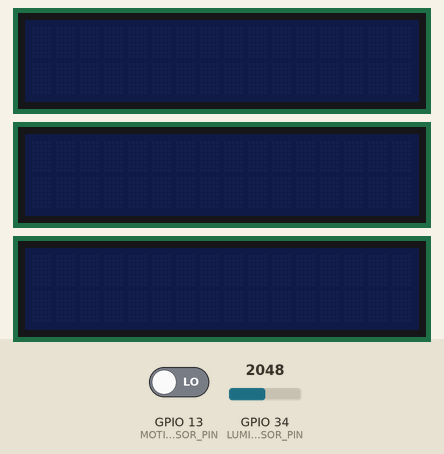
Simulated run of this sketch. Board: ESP32. Shown: 3 × 16×2 character LCD. The test bench sets the inputs (shaded band); at power-on: GPIO 34 (LUMINOSITY_SENSOR_PIN) = 2048, GPIO 13 (MOTION_SENSOR_PIN) LOW. What the sketch prints to the serial monitor is not drawn.

Above: at 2.0 s.
2.1 s: GPIO 34 (LUMINOSITY_SENSOR_PIN) set to 275
5.1 s: GPIO 34 (LUMINOSITY_SENSOR_PIN) set to 233
At 9.3 s:
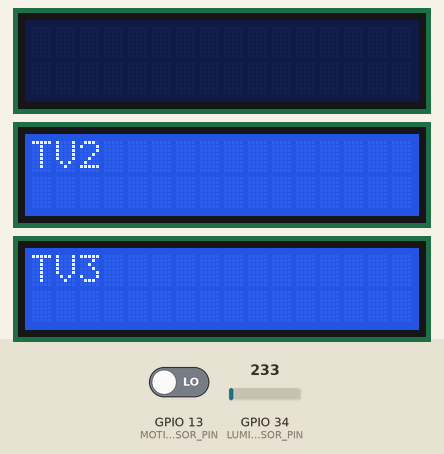
9.6 s: GPIO 13 (MOTION_SENSOR_PIN) driven HIGH
At 11.8 s:
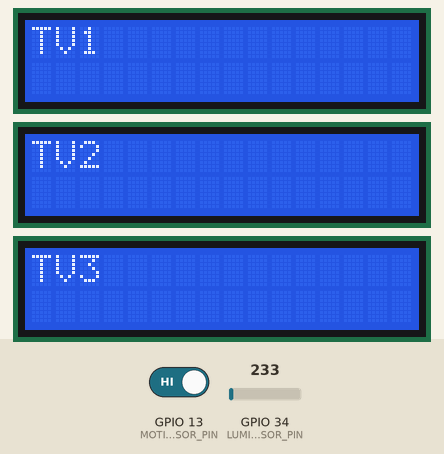
14.1 s: GPIO 13 (MOTION_SENSOR_PIN) driven LOW
At 14.9 s:
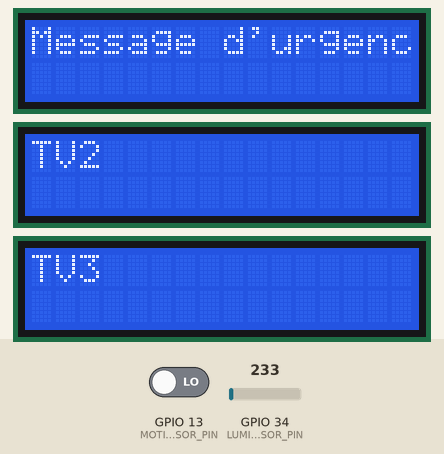
15.8 s: GPIO 34 (LUMINOSITY_SENSOR_PIN) set to 1228
At 19.6 s:
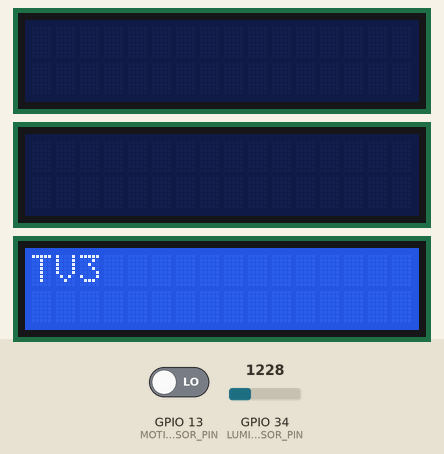
20.3 s: GPIO 13 (MOTION_SENSOR_PIN) driven HIGH
At 20.8 s:
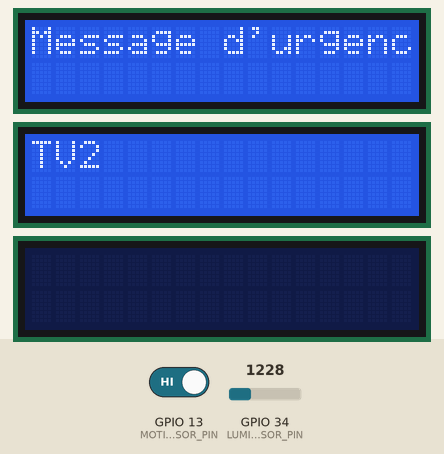
Timing chart, 0 to 23.3 s (numbered marks = the images above; inputs shaded):
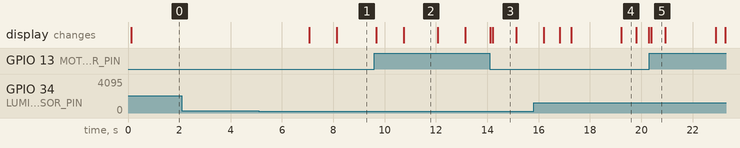

Measured:
- the behaviour switches between 251 and 250 on GPIO 34 (LUMINOSITY_SENSOR_PIN) (found by bisection; images 0 and 1)
- after the input at 2.1 s, every drawn part: stays the same
- after the input at 5.1 s, the display: first changes after 2.0 s (image 1 shows a later state)
- after the input at 9.6 s, the display: first changes after 0.08 s (image 2 shows a later state)
- after the input at 14.1 s, the display: first changes at once (image 3 shows a later state)
- after the input at 15.8 s, the display: first changes after 0.40 s (image 4 shows a later state)
- after the input at 20.3 s, the display: changes after 0.08 s (image 5)
- what the display in image 2 shows lasts 1.3 s, from 10.8 s to 12.1 s

The sketch:

sketch.ino
```cpp
#include <LiquidCrystal_I2C.h> // Inclusion de la bibliothèque LiquidCrystal_I2C

// Seuil de luminosité pour autoriser l'allumage des télévisions
#define SEUIL_LUMINOSITE 500

// Déclaration des pins pour les capteurs et actionneurs
#define LUMINOSITY_SENSOR_PIN 34
#define MOTION_SENSOR_PIN 13
// I2C LCD display addresses
const int LCD1_ADDRESS = 0x27; // Replace with the actual I2C address of LCD 1
const int LCD2_ADDRESS = 0x28; // Replace with the actual I2C address of LCD 2
const int LCD3_ADDRESS = 0x29; // Replace with the actual I2C address of LCD 3

const long interval = 5000; // Intervalle de 2 heures en millisecondes


// Déclaration des timers
TimerHandle_t screenOffTimer1;
TimerHandle_t screenOffTimer2;


// Déclaration des objets LiquidCrystal_I2C pour chaque écran LCD
LiquidCrystal_I2C lcd1(LCD1_ADDRESS, 16, 2);
LiquidCrystal_I2C lcd2(LCD2_ADDRESS, 16, 2);
LiquidCrystal_I2C lcd3(LCD3_ADDRESS, 16, 2);

// Déclaration de la file de messages pour les événements de luminosité
QueueHandle_t luminosityEventQueue;
QueueHandle_t luminosityEventQueue2;
QueueHandle_t motionEventQueue1;
QueueHandle_t motionEventQueue2;
// Déclaration de la sémaphore multiple pour contrôler l'accès aux écrans
SemaphoreHandle_t tvSemaphore;

// Variable pour suivre l'état des télévisions
bool tv1_is_on = false;
bool tv2_is_on = false;
bool tv3_is_on = false;


// Fonction de rappel pour éteindre l'écran
void turnOffScreen1(TimerHandle_t xTimer) {
  lcd1.clear();
  lcd1.noBacklight();
  tv1_is_on = false;
  xSemaphoreGive(tvSemaphore);

}


// Tâche de gestion de la luminosité
void taskLuminosity(void *pvParameters) {
  int luminosity;
  while (1) {
    // Lire la valeur du capteur de luminosité
    luminosity = analogRead(LUMINOSITY_SENSOR_PIN);

    // These constants should match the photoresistor's "gamma" and "rl10" attributes
    const float GAMMA = 0.7;
    const float RL10 = 50;
    float voltage = luminosity / 1024. * 5;
    float resistance = 2000 * voltage / (1 - voltage / 5);
    float luminosity = pow(RL10 * 1e3 * pow(10, GAMMA) / resistance, (1 / GAMMA));
    // Afficher la valeur de luminosité sur le moniteur série
    Serial.print("Luminosity: ");
    Serial.println(luminosity);
    // Contrôler l'allumage/éteignage des écrans en fonction de la luminosité
    if (luminosity >= SEUIL_LUMINOSITE) {
      // Envoyer un événement de luminosité à la file de messages
      // on peut également utiliser d'autres mécanismes
      //comme les évenements ... ( à vous de choisir)
      xQueueSend(luminosityEventQueue, &luminosity, portMAX_DELAY);
    }
    else{
      lcd1.init();
      lcd1.clear();
      lcd1.noBacklight();
     // Variable pour suivre l'état de la télévision 1
      tv1_is_on = false;

      lcd2.init();
      lcd2.clear();
      lcd2.noBacklight();
      tv2_is_on = false;

      lcd3.init();
      lcd3.clear();
      lcd3.noBacklight();
      tv3_is_on = false;


    }

    vTaskDelay(pdMS_TO_TICKS(1000)); // Attendre 1 seconde avant de vérifier à nouveau
  }
}

// Tâche de gestion de lecran en cas d'urgence si télé allumé
void taskTelevision2(void *pvParameters) {
  int luminosity;
  while (1) {
    // Attendre un événement de luminosité
    if (xQueueReceive(luminosityEventQueue, &luminosity, portMAX_DELAY) == pdPASS) {
        vTaskDelay((1000/ portTICK_PERIOD_MS));

      if (xSemaphoreTake(tvSemaphore, portMAX_DELAY) == pdTRUE) {
        lcd2.init();
        lcd2.backlight();
        lcd2.setCursor(0, 0);
        lcd2.print("TV2");
        tv2_is_on = true; // Marquer la télévision 1 comme allumée

        // on active le timer respecter la contrainte de temps (deadline)
        xTimerStart(screenOffTimer1, 0);
        vTaskDelay((5000 / portTICK_PERIOD_MS)); // Attendre 1 seconde avant de vérifier à nouveau
       // Démarrer le timer pour éteindre l'écran après 5 secondes
       lcd2.clear();
       lcd2.noBacklight();
       tv2_is_on=false;
       xSemaphoreGive(tvSemaphore);
       Serial.print("TOKEN RENDU 2 ");
      }
    }
  }
}

// Tâche de gestion de lecran en cas d'urgence si télé allumé
void taskTelevision1(void *pvParameters) {
  int luminosity;
  while (1) {
    // Attendre un événement de luminosité
    if (xQueueReceive(luminosityEventQueue, &luminosity, portMAX_DELAY) == pdPASS) {
      vTaskDelay((1000/ portTICK_PERIOD_MS));

      if (xSemaphoreTake(tvSemaphore, portMAX_DELAY) == pdTRUE) {
        lcd3.init();
        lcd3.backlight();
        lcd3.setCursor(0, 0);
        lcd3.print("TV3");
        tv3_is_on = true; // Marquer la télévision 1 comme allumée

        // on active le timer respecter la contrainte de temps (deadline)
        xTimerStart(screenOffTimer1, 0);
        vTaskDelay((5000 / portTICK_PERIOD_MS)); // Attendre 1 seconde avant de vérifier à nouveau
       // Démarrer le timer pour éteindre l'écran après 5 secondes
        lcd3.clear();
         lcd3.noBacklight();
         tv3_is_on=false;
         xSemaphoreGive(tvSemaphore);
           Serial.print("TOKEN RENDU 3 ");
      }
    }
  }
}


// Tâche de gestion de lecran en cas d'urgence si télé allumé
void taskTelevision3(void *pvParameters) {
  int luminosity;
  while (1) {
    // Attendre un événement de luminosité
    if (xQueueReceive(luminosityEventQueue, &luminosity, portMAX_DELAY) == pdPASS) {
      vTaskDelay((1000/ portTICK_PERIOD_MS));

      if (xSemaphoreTake(tvSemaphore, portMAX_DELAY) == pdTRUE) {
        // allumer écran 1
        lcd1.init();
        lcd1.backlight();
        lcd1.setCursor(0, 0);
        lcd1.print("TV1");
        tv1_is_on = true; // Marquer la télévision 1 comme allumée

        // on active le timer respecter la contrainte de temps (deadline)
        xTimerStart(screenOffTimer1, 0);
        vTaskDelay((5000 / portTICK_PERIOD_MS)); // Attendre 1 seconde avant de vérifier à nouveau
       // Démarrer le timer pour éteindre l'écran après 5 secondes
         lcd1.clear();
         lcd1.noBacklight();
         tv1_is_on=false;
         xSemaphoreGive(tvSemaphore);
         Serial.print("TOKEN RENDU 1 ");
      }
    }
  }
}


// Routine de service d'interruption pour le capteur de mouvement
void motionSensorISR() {

// Fonction doit être très cours car elle va intérompre le système du coup,
//l'idéee c'est que ISR ici va juste envoyer un signal à d'autres fonctions
//prioritaire (taches normal faute prioriter) pour eviter de prednre trop de temps
// sinon si vous metteez un long code dans cette fonction ISR, le systèems
//risque d'être interrompu un long temps

//on envoie un signal a travers la queue rapidement et on sort de
// la fonction ISR, les taches ayant besoin de ce signal
// devront etre programméer avec une priorité max afin
  int danger;
  if (tv1_is_on) { xQueueSend(motionEventQueue2, &danger, portMAX_DELAY);}
   else {xQueueSend(motionEventQueue1, &danger, portMAX_DELAY);}


}

// Nouvelle tâche pour gérer les événements de mouvement
void taskTelevision1_case1(void *pvParameters) {
  int danger;
  while (1) {
    // Attendre un message ou un événement de la file de messages ou de la queue de tâches
    if (xQueueReceive(motionEventQueue1, &danger, portMAX_DELAY) == pdPASS) {
      Serial.println("Motion Detected ! Ecran 1 était dans l'état éteint");
      Serial.println(danger);
      lcd1.init(); // initialiser l'écran
      lcd1.backlight(); //allumer
      lcd1.setCursor(0, 0);
      lcd1.print("Message d'urgence!"); // Afficher le message d'urgence
      xTimerStart(screenOffTimer2, 0);
    }
  }
}

// Nouvelle tâche pour gérer les événements de mouvement
void taskTelevision1_case2(void *pvParameters) {
  int danger;
  while (1) {
    // Attendre un message ou un événement de la file de messages ou de la queue de tâches
    if (xQueueReceive(motionEventQueue2, &danger, portMAX_DELAY) == pdPASS) {
      Serial.println("Motion Detected !Ecran 1 était dans l'état allumer");
      //ici on pourrais ce demander pk ne pas juste éteindre puis allumer
      //l'écran. Ici dans notre cas, faire ceci marche effiectivemet,
      // car éteintre et allujmé un ecran cela ne va pas couter
      //chère en cou^t brut. Mais dans certains sysstème,
      // faire une telle action peut couter enormement
      // et générer d'enorme perte. Le but ici est de sensibiliser
      // a cela.
      Serial.println(danger);
      lcd1.clear(); // Cette commande efface le contenu de l'écran LCD au lieu d'etteindre l'ecran et de le rallumer
      lcd1.setCursor(0, 0);
      lcd1.print("Message d'urgence!"); // Afficher le message d'urgence
      xTimerStart(screenOffTimer2, 0);
    }
  }
}

void setup() {
  Serial.begin(9600);
  // Initialisation des pins
  pinMode(LUMINOSITY_SENSOR_PIN, INPUT);
  pinMode(MOTION_SENSOR_PIN, INPUT);

  // Création de la file de messages pour les événements de luminosité
  luminosityEventQueue = xQueueCreate(5, sizeof(int));
  motionEventQueue1 = xQueueCreate(5, sizeof(int));
  motionEventQueue2 = xQueueCreate(5, sizeof(int));

  // Création de la sémaphore multiple pour contrôler l'accès aux écrans
  tvSemaphore = xSemaphoreCreateCounting(2, 2);

  screenOffTimer1 = xTimerCreate("Timer Ecran 1", pdMS_TO_TICKS(5000), pdFALSE, 0, turnOffScreen1);
  screenOffTimer2 = xTimerCreate("Timer Ecran 1 urgence", pdMS_TO_TICKS(1000), pdFALSE, 0, turnOffScreen1);
  // Attacher l'ISR au capteur de mouvement
  attachInterrupt(digitalPinToInterrupt(MOTION_SENSOR_PIN), motionSensorISR, CHANGE);

  // Démarrage et configuration des tâches
  xTaskCreatePinnedToCore(taskLuminosity, "Lire Luminosité", 1500, NULL, 2, NULL, 1);
  xTaskCreatePinnedToCore(taskTelevision1, "Allumer télé 1", 1500, NULL, 3, NULL, 1);
  xTaskCreatePinnedToCore(taskTelevision2, "Allumer télé 2", 1500, NULL, 1, NULL, 1);
   xTaskCreatePinnedToCore(taskTelevision3, "Allumer télé 3", 1500, NULL, 1, NULL, 1);
  xTaskCreatePinnedToCore(taskTelevision1_case1, "Allumer télé 1 cas 1", 1500, NULL, 4, NULL, 1);
  xTaskCreatePinnedToCore(taskTelevision1_case2, "Allumer télé 1 cas 2", 1500, NULL, 4, NULL, 1);


}


void loop() {
}
```
